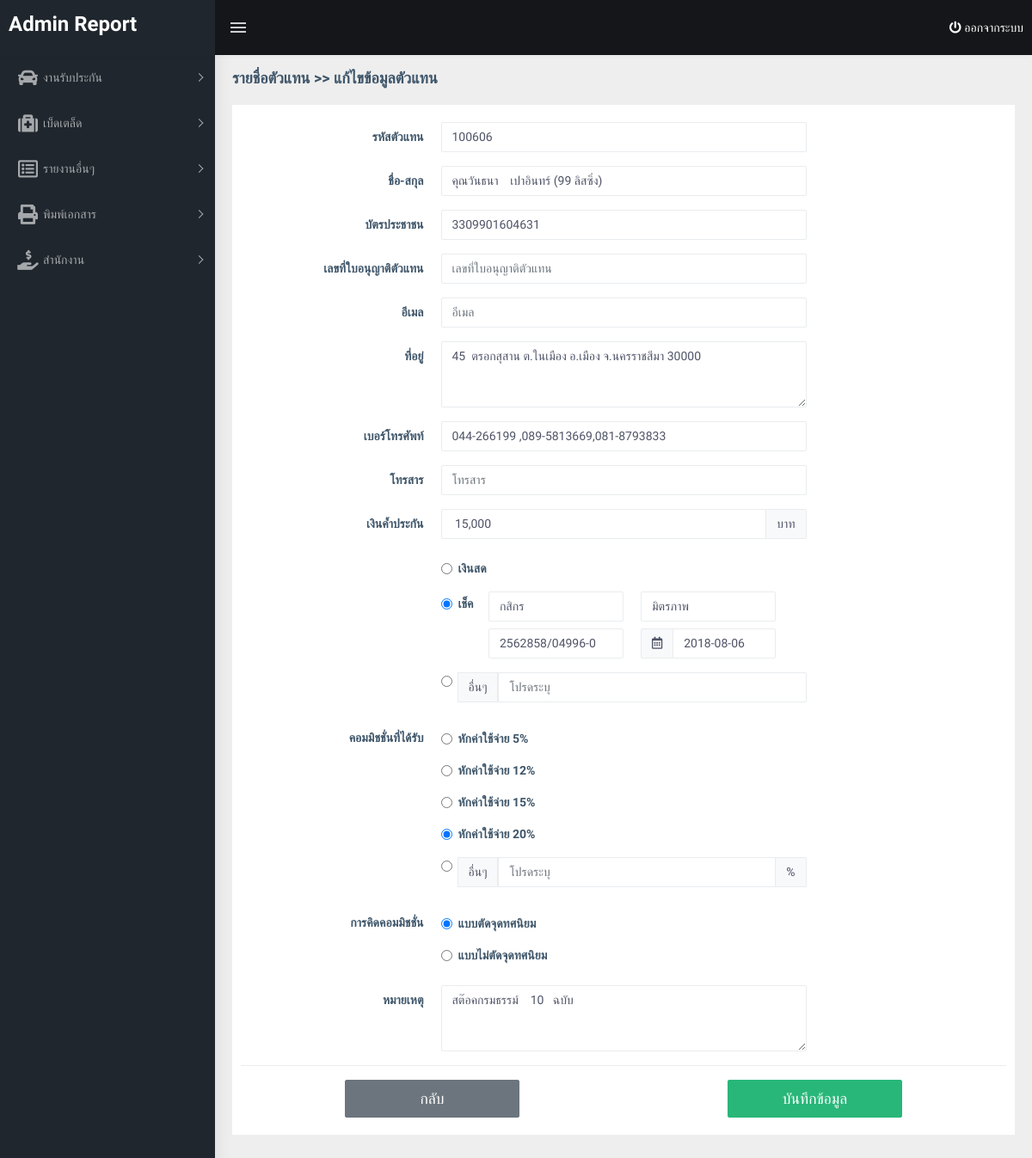
The app's page /main.php?page=agent_edit&agent_id=1 (signed in), older data.
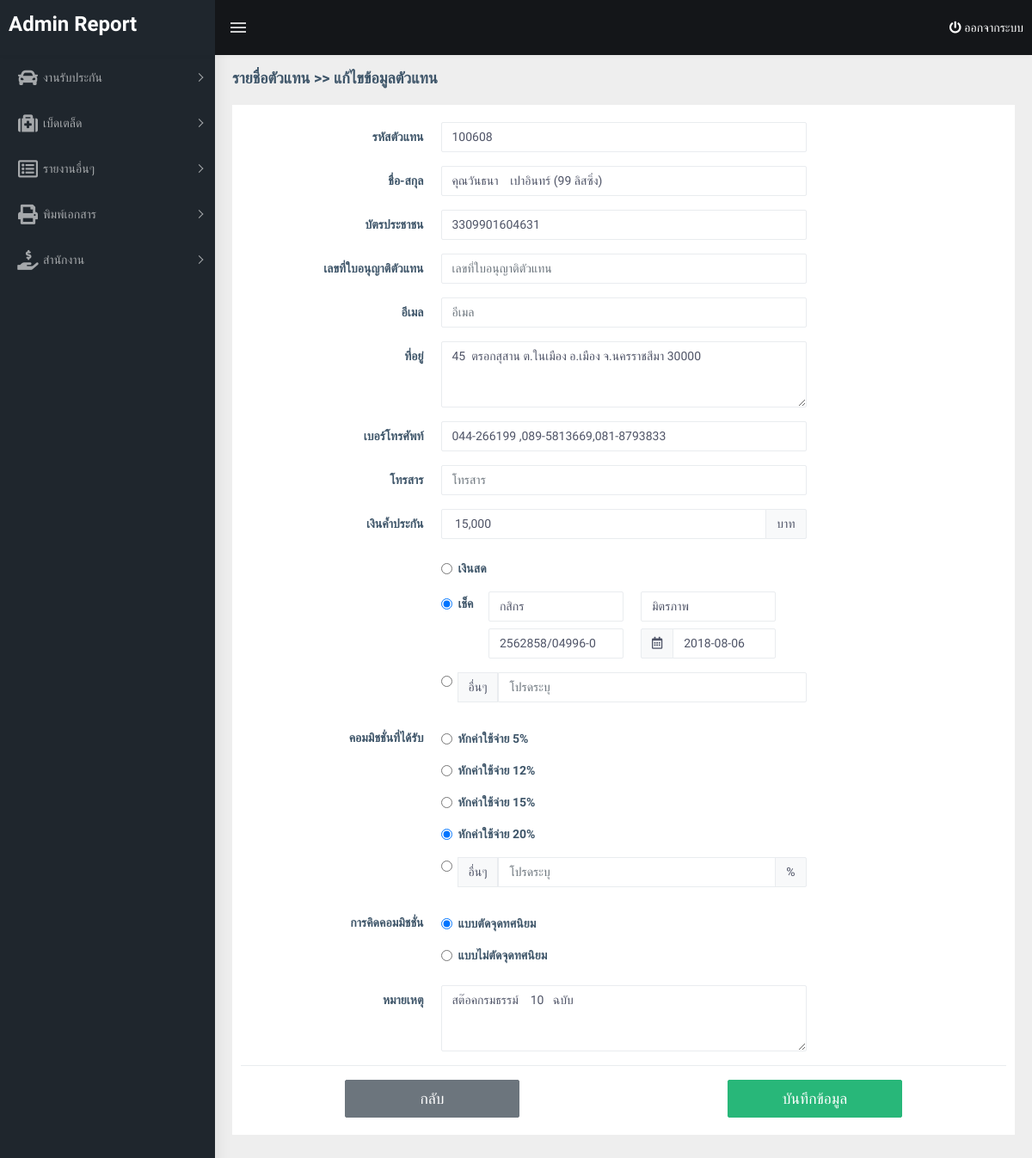
The same page, newer data.
### tables this page shows
CREATE TABLE IF NOT EXISTS `agent` (
  `no` int(5) NOT NULL AUTO_INCREMENT,
  `agent_id` varchar(20) NOT NULL,
  `name` varchar(255) NOT NULL,
  `card_id` varchar(50) DEFAULT 'NULL',
  `license_id` varchar(50) DEFAULT 'NULL',
  `email` varchar(100) DEFAULT 'NULL',
  `address` mediumtext DEFAULT NULL,
  `tel` varchar(50) DEFAULT NULL,
  `fax` varchar(50) DEFAULT 'NULL',
  `insure` varchar(50) DEFAULT NULL COMMENT 'เงินค้ำประกัน',
  `commision` varchar(50) DEFAULT NULL COMMENT 'ค่าคอมมิชชั่น',
  `payment` varchar(50) DEFAULT 'NULL',
  `rate` int(3) DEFAULT NULL COMMENT 'การหักค่าใช้จ่าย',
  `decimal_point` varchar(5) DEFAULT NULL,
  `remark` text DEFAULT NULL,
  `login_id` int(4) NOT NULL,
  `update_date` datetime NOT NULL DEFAULT current_timestamp(),
  `cheque_bank` varchar(100) DEFAULT NULL,
  `cheque_branch` varchar(100) DEFAULT NULL,
  `cheque_no` varchar(100) DEFAULT NULL,
  `cheque_date` date DEFAULT NULL,
  PRIMARY KEY (`no`),
  UNIQUE KEY `agent_id` (`agent_id`)
);

### menu-agent/agent_edit.php (the view, shortened to what the changed rows need)
<?php
	$get_agent = $_GET['agent_id'];
    $sql_user = "SELECT no, agent_id, name, card_id, license_id, email, address, tel, fax, insure, commision, payment, cheque_bank, cheque_branch, cheque_no, cheque_date, rate, decimal_point, remark,login_id FROM agent WHERE no = '$get_agent'";
    $query_user = mysqli_query($conn,$sql_user);
    $result_user = mysqli_fetch_array($query_user,MYSQLI_ASSOC);
    $checkrate5 = '';
    $checkrate12 = '';
    $checkrate15 = '';
    $checkrate20 = '';
    $checkrateother = '';
    $otherValue = '';
    if ($result_user['rate'] == 5) {
    	$checkrate5 = 'checked';
    }else if ($result_user['rate'] == 12) {
    	$checkrate12 = 'checked';
    }else if ($result_user['rate'] == 15) {
    	$checkrate15 = 'checked';
    }else if ($result_user['rate'] == 20) {
    	$checkrate20 = 'checked';
    }else{
    	$checkrateother = 'checked';
    	$otherValue = $result_user['rate'];
    }
    $checkpayment1 = '';
    $checkpayment2 = '';
    $checkpaymentother = '';
    $otherPayment = '';
    $cheque_bank = '';
    $cheque_branch = '';
    $cheque_no = '';
    $cheque_date = '';
    $decimal_yes = '';
    $decimal_no = '';
    if($result_user['decimal_point'] == 'yes'){
        $decimal_yes = 'checked';
    }else{
        $decimal_no = 'checked';
    }
    if ($result_user['payment'] == 'เงินสด') {
        $checkpayment1 = 'checked';
    }else if ($result_user['payment'] == 'เช็ค') {
        $checkpayment2 = 'checked';
        $cheque_bank = $result_user['cheque_bank'];
        $cheque_branch = $result_user['cheque_branch'];
        $cheque_no = $result_user['cheque_no'];
        $cheque_date = $result_user['cheque_date'];
    }else{
        $checkpaymentother = 'checked';
        $otherPayment = $result_user['payment'];
    }
?>
<div class="row">
	<div class="col-12">
		<div class="card">
			<form class="form-horizontal" method="post" action="menu-agent/submitaddagent.php?action=edit">
                <div class="card-body">
                    <div class="form-group row">
                        <label class="col-lg-3 text-lg-right control-label col-form-label">รหัสตัวแทน</label>
                        <div class="col-lg-6">
                            <input type="text" class="form-control" name="id" id="id" value="<?=$result_user['agent_id']?>" data-validation="required" >
                        </div>
                    </div>
                    <div class="form-group row">
                        <label for="name" class="col-lg-3 text-lg-right control-label col-form-label">ชื่อ-สกุล</label>
                        <div class="col-lg-6">
                            <input type="text" class="form-control" name="name" id="name" placeholder="ชื่อ-สกุล" value="<?=$result_user['name']?>" data-validation="required" >
                        </div>
                    </div>
                    <div class="form-group row">
                        <label for="card_id" class="col-lg-3 text-lg-right control-label col-form-label">บัตรประชาชน</label>
                        <div class="col-lg-6">
                            <input type="text" class="form-control" name="card_id" id="card_id" placeholder="บัตรประชาชน" data-validation="number"value="<?=$result_user['card_id']?>" >
                        </div>
                    </div>
                    <div class="form-group row">
                        <label for="license_id" class="col-lg-3 text-lg-right control-label col-form-label">เลขที่ใบอนุญาติตัวแทน</label>
                        <div class="col-lg-6">
                            <input type="text" class="form-control" name="license_id" id="license_id" placeholder="เลขที่ใบอนุญาติตัวแทน" value="<?=$result_user['license_id']?>">
                        </div>
                    </div>
                    <div class="form-group row">
                        <label for="email" class="col-lg-3 text-lg-right control-label col-form-label">อีเมล</label>
                        <div class="col-lg-6">
                            <input type="text" class="form-control" name="email" id="email" placeholder="อีเมล" value="<?=$result_user['email']?>">
                        </div>
                    </div>
                    <div class="form-group row">
                        <label for="address" class="col-lg-3 text-lg-right control-label col-form-label">ที่อยู่</label>
                        <div class="col-lg-6">
                            <textarea class="form-control" name="address" rows="3" placeholder="ที่อยู่"><?=$result_user['address']?></textarea>
                        </div>
                    </div>
                    <div class="form-group row">
                        <label for="tel" class="col-lg-3 text-lg-right control-label col-form-label">เบอร์โทรศัพท์</label>
                        <div class="col-lg-6">
                            <input type="text" class="form-control" name="tel" id="tel" placeholder="เบอร์โทรศัพท์" value="<?=$result_user['tel']?>">
                        </div>
                    </div>
                    <div class="form-group row">
                        <label for="fax" class="col-lg-3 text-lg-right control-label col-form-label">โทรสาร</label>
                        <div class="col-lg-6">
                            <input type="text" class="form-control" name="fax" id="fax" placeholder="โทรสาร" value="<?=$result_user['fax']?>">
                        </div>
                    </div>
                    <div class="form-group row">
                        <label for="username" class="col-lg-3 text-lg-right control-label col-form-label">เงินค้ำประกัน</label>
                        <div class="col-lg-6">
                            <div class="input-group ">
                                <input type="text" class="form-control" placeholder="จำนวนเงิน" aria-label="จำนวนเงิน" aria-describedby="basic-addon1" name="price" value="<?=$result_user['insure']?>">
                                <div class="input-group-append">
                                    <span class="input-group-text" id="basic-addon1">บาท</span>
                                </div>
                            </div>
                        </div>
                    </div>
                    <div class="form-group row">
                        <label class="col-lg-3 text-lg-right control-label col-form-label"></label>
                        <div class="col-lg-6">
                            <div class="form-check py-2">
                                <input class="form-check-input" type="radio" name="selectPayment" id="rate1" value="เงินสด" <?=$checkpayment1?>>
                                <label class="form-check-label" for="rate1">
                                    เงินสด
                                </label>
                            </div>
                            <div class="form-check py-2">
                                <div class="row">
                                    <div class="col-1 pt-1">
                                       <input class="form-check-input" type="radio" name="selectPayment" id="rate2" value="เช็ค" <?=$checkpayment2?>>
                                        <label class="form-check-label" for="rate2">
                                            เช็ค
                                        </label>
                                    </div>
                                    <div class="col-5">
                                        <input type="text" class="form-control" name="cheque_bank" placeholder="เช็คธนาคาร" value="<?=$cheque_bank?>">
                                    </div>
                                    <div class="col-5">
                                        <input type="text" class="form-control" name="cheque_branch" placeholder="สาขา" value="<?=$cheque_branch?>">
                                    </div>
                                    <div class="offset-1 col-5 mt-2">
                                        <input type="text" class="form-control" name="cheque_no" placeholder="เลขที่" value="<?=$cheque_no?>">
                                    </div>
                                    <div class="col-5 mt-2">
                                       <div class="input-group">
                                            <div class="input-group-prepend">
                                                <div class="input-group-text"><i class="far fa-calendar-alt"></i></div>
                                            </div>
                                            <input type="text" name="cheque_date" class="form-control singledate-getvalue" value="<?=$cheque_date?>">
                                        </div>
                                    </div>
                                </div>
                            </div>
                            <div class="form-check py-2">
                                <input class="form-check-input" type="radio" name="selectPayment" id="rate5" value="999" <?=$checkpaymentother?>>
                                <div class="input-group ">
                                    <div class="input-group-append">
                                        <span class="input-group-text" id="basic-addon2">อื่นๆ</span>
                                    </div>
                                    <input type="text" class="form-control" placeholder="โปรดระบุ"  name="payment_other" value="<?=$otherPayment?>">
                                </div>
                            </div>
                        </div>
                    </div>
                    <div class="form-group row">
                        <label class="col-lg-3 text-lg-right control-label col-form-label">คอมมิชชั่นที่ได้รับ</label>
                        <div class="col-lg-6">
                            <div class="form-check py-2">
                                <input class="form-check-input" type="radio" name="selectRate" id="rate1" value="5" <?=$checkrate5?>>
                                <label class="form-check-label" for="rate1">
                                    หักค่าใช้จ่าย 5%
                                </label>
                            </div>
                            <div class="form-check py-2">
                                <input class="form-check-input" type="radio" name="selectRate" id="rate2" value="12" <?=$checkrate12?>>
                                <label class="form-check-label" for="rate2">
                                    หักค่าใช้จ่าย 12%
                                </label>
                            </div>
                            <div class="form-check py-2">
                                <input class="form-check-input" type="radio" name="selectRate" id="rate3" value="15" <?=$checkrate15?>>
                                <label class="form-check-label" for="rate3">
                                    หักค่าใช้จ่าย 15%
                                </label>
                            </div>
                            <div class="form-check py-2">
                                <input class="form-check-input" type="radio" name="selectRate" id="rate4" value="20" <?=$checkrate20?>>
                                <label class="form-check-label" for="rate4">
                                    หักค่าใช้จ่าย 20%
                                </label>
                            </div>
                            <div class="form-check py-2">
                                <input class="form-check-input" type="radio" name="selectRate" id="rate5" value="999" <?=$checkrateother?>>
                                <div class="input-group ">
                                	<div class="input-group-append">
	                                    <span class="input-group-text" id="basic-addon2">อื่นๆ</span>
	                                </div>
	                                <input type="text" class="form-control" placeholder="โปรดระบุ" aria-label="โปรดระบุ" aria-describedby="basic-addon2" name="rate_other" value="<?=$otherValue?>">
	                                <div class="input-group-append">
	                                    <span class="input-group-text" id="basic-addon2">%</span>
	                                </div>
	                            </div>
                            </div>
                        </div>
                    </div>
                    <div class="form-group row">
                        <label class="col-lg-3 text-lg-right control-label col-form-label">การคิดคอมมิชชั่น</label>
                        <div class="col-lg-6">
                            <div class="form-check py-2">
                                <input class="form-check-input" type="radio" name="selectdecimal" id="decimal1" value="no" <?=$decimal_no?>>
                                <label class="form-check-label" for="decimal1">
                                    แบบตัดจุดทศนิยม
                                </label>
                            </div>
                            <div class="form-check py-2">
                                <input class="form-check-input" type="radio" name="selectdecimal" id="decimal2" value="yes" <?=$decimal_yes?>>
                                <label class="form-check-label" for="decimal2">
                                    แบบไม่ตัดจุดทศนิยม
                                </label>
                            </div>
                        </div>
                    </div>
                    <div class="form-group row">
                        <label for="address" class="col-lg-3 text-lg-right control-label col-form-label">หมายเหตุ</label>
                        <div class="col-lg-6">
                            <textarea rows="3" class="form-control" name="remark"><?=$result_user['remark']?></textarea>
                        </div>
                    </div>
                    <div class="row border-top justify-content-around">
                        <div class="col-lg-3 mt-3">
                            <button type="button" name="back" onclick="window.location.href='main.php?page=agent_list';" class="btn btn-secondary btn-lg btn-block">กลับ</button>
                        </div>
                        <div class="col-lg-3 mt-3">
                            <button type="submit" name="submit" class="btn btn-success btn-lg btn-block">บันทึกข้อมูล</button>
                        </div>
                    </div>
                </div>
            </form>
		</div>
	</div>
</div>

Row changes from the older to the newer data that the page shows:
changed agent "คุณวันธนา เปาอินทร์ (99 ลิสซิ่ง)": id "100606" → "100608"
